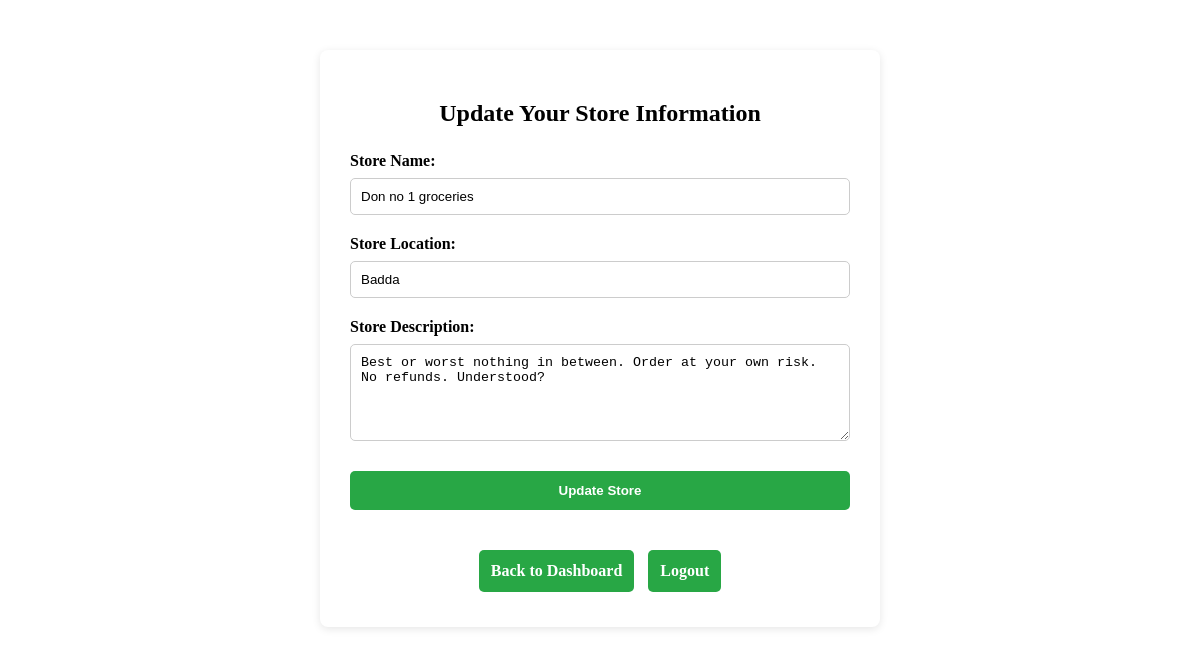
The app's page /update_store_info.php (signed in) with its own data.
### tables this page shows
CREATE TABLE `seller` (
  `seller_id` int(11) NOT NULL,
  `seller_name` varchar(100) NOT NULL,
  `store_name` varchar(100) NOT NULL,
  `seller_email` varchar(100) NOT NULL,
  `seller_password` varchar(255) NOT NULL,
  `date` date NOT NULL,
  `store_location` varchar(255) NOT NULL,
  `store_description` text DEFAULT NULL
);

### update_store_info.php (the view, shortened to what this page needs)
<?php
$conn = mysqli_connect('localhost', 'root', '', 'kachabazarDB');
$seller_id = $_SESSION['seller_id'];
$seller_query = "SELECT store_name, store_location, store_description FROM Seller WHERE seller_id = $seller_id";
$seller_result = mysqli_query($conn, $seller_query);
$store_name = '';
$store_location = '';
$store_description = '';
if ($seller_row = mysqli_fetch_assoc($seller_result)) {
    $store_name = $seller_row['store_name'];
    $store_location = $seller_row['store_location'];
    $store_description = $seller_row['store_description'];
}
?>
<!DOCTYPE html>
<html lang="en">
<head>
    <link rel="stylesheet" href="css/styles.css">
</head>
<body>
    <div class="form-container">
        <h2>Update Your Store Information</h2>
        <form method="POST" action="update_store_info.php">
            <label>Store Name:</label>
            <input type="text" name="store_name" value="<?php echo htmlspecialchars($store_name); ?>" required>
            <label>Store Location:</label>
            <input type="text" name="store_location" value="<?php echo htmlspecialchars($store_location); ?>" required>
            <label>Store Description:</label>
            <textarea name="store_description" rows="5" required><?php echo htmlspecialchars($store_description); ?></textarea>
            <input type="submit" name="update_store" value="Update Store" class="action-button">
        </form>
        <div class="manage-buttons">
            <a href="seller_dashboard.php" class="action-button">Back to Dashboard</a>
            <a href="logout.php" class="action-button logout-button">Logout</a>
        </div>
    </div>
</body>
</html>

### css/styles.css (style rules this page uses)
.manage-buttons { margin-top: 30px; text-align: center; }
.manage-buttons .action-button { display: inline-block; background-color: #007bff; color: white; padding: 10px 20px; margin: 5px; border-radius: 5px; text-decoration: none; transition: background-color 0.3s ease; }
.manage-buttons .logout-button { background-color: #dc3545; }
.form-container { background-color: #ffffff; max-width: 500px; margin: 50px auto; padding: 30px; border-radius: 8px; box-shadow: 0 2px 8px rgba(0,0,0,0.1); }
.form-container h2 { text-align: center; margin-bottom: 25px; }
.form-container form { display: flex; flex-direction: column; }
.form-container label { margin-bottom: 8px; font-weight: bold; }
.form-container input[type="text"], .form-container textarea { padding: 10px; margin-bottom: 20px; border: 1px solid #ccc; border-radius: 5px; width: 100%; box-sizing: border-box; }
.form-container .action-button { background-color: #28a745; color: white; padding: 12px; border: none; border-radius: 5px; font-weight: bold; cursor: pointer; transition: background-color 0.3s ease; text-align: center; text-decoration: none; margin-top: 10px; }
.action-button { background-color: #28a745; color: white; padding: 10px 18px; border-radius: 5px; text-decoration: none; font-weight: bold; display: inline-block; }

### records on screen
seller: store_name "Don no 1 groceries", store_location "Badda", store_description "Best or worst nothing in between. Order at your own risk. No refunds. Understood?"
